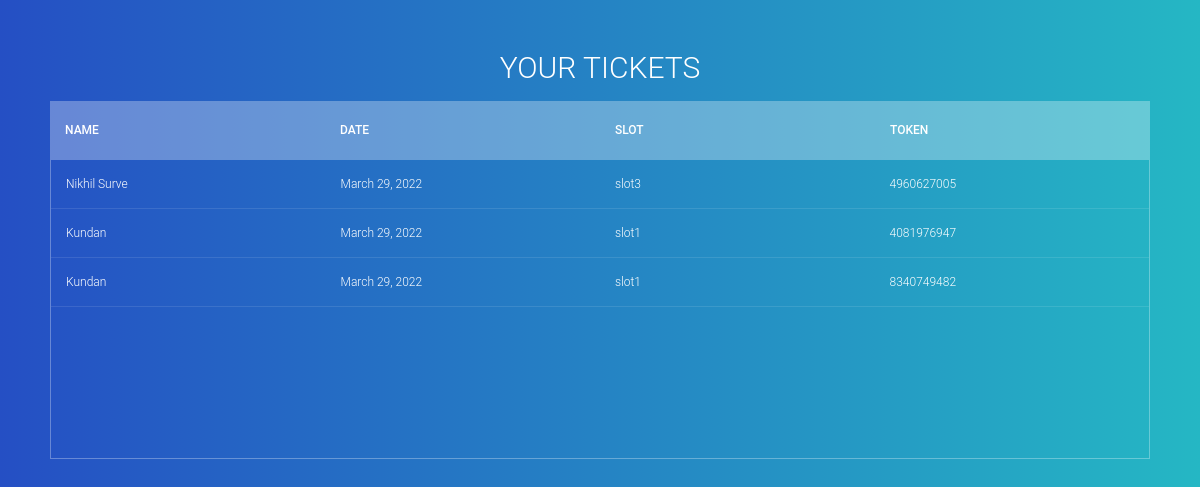
The app's page /slotbooking/bookedticket/ (signed in) with its own data.
### slotbooking/models.py (models this page shows, shortened)
class Slotbooking(models.Model):
  token = models.CharField(unique=True,max_length=36,null=True)
  user = models.CharField(User,max_length=100,null=True,blank=True)
  name = models.CharField(max_length=122)
  email = models.EmailField(max_length=254)
  contact = models.CharField(max_length=50)
  slots = models.CharField(max_length=50)
  date = models.DateField()

### slotbooking/views.py (the view)
# urls.py: path('bookedticket/',views.bookedticket.as_view(),name="bookedticket"),
class bookedticket(ListView):
    model = Slotbooking
    context_object_name = 'tickets'
    def get_context_data(self, **kwargs):
        context = super().get_context_data(**kwargs)
        context['tickets'] = context['tickets'].filter(user=self.request.user)
        return context

### slotbooking/templates/slotbooking/slotbooking_list.html (shortened to what this page needs)
<!DOCTYPE html>
<html lang="en">
<head>
    <link rel="stylesheet" href="https://stackpath.bootstrapcdn.com/bootstrap/4.3.1/css/bootstrap.min.css">
</head>
<body>
<section>
  <h1>Your Tickets</h1>
  <div class="tbl-header">
    <table cellpadding="0" cellspacing="0" border="0">
      <thead>
        <tr>
          <th>Name</th>
          <th>Date</th>
          <th>Slot</th>
          <th>Token</th>
        </tr>
      </thead>
    </table>
  </div>
  <div class="tbl-content">
    <table cellpadding="0" cellspacing="0" border="0">
      <tbody>
      {% for ticket in tickets %}
        <tr>
          <td>{{ticket.name}}</td>
          <td>{{ticket.date}}</td>
          <td>{{ticket.slots}}</td>
          <td>{{ticket.token}}</td>
        </tr>
        {% endfor %}
      </tbody>
    </table>
  </div>
</section>
</body>
</html>

### slotbooking/templates/slotbooking/slotbooking_list.html (style rules this page uses)
h1 { font-size: 30px; color: #fff; text-transform: uppercase; font-weight: 300; text-align: center; margin-bottom: 15px; }
table { width:100%; table-layout: fixed; }
.tbl-header { background-color: rgba(255,255,255,0.3); }
.tbl-content { height:300px; overflow-x:auto; margin-top: 0px; border: 1px solid rgba(255,255,255,0.3); }
th { padding: 20px 15px; text-align: left; font-weight: 500; font-size: 12px; color: #fff; text-transform: uppercase; }
td { padding: 15px; text-align: left; vertical-align:middle; font-weight: 300; font-size: 12px; color: #fff; border-bottom: solid 1px rgba(255,255,255,0.1); }
body { background: -webkit-linear-gradient(left, #c42525, #25b7c4); background: linear-gradient(to right, #254fc4, #25b7c4); font-family: 'Roboto', sans-serif; }
section { margin: 50px; }

### records on screen
Slotbooking: name "Nikhil Surve", date "March 29, 2022", slots "slot3", token "4960627005"
Slotbooking: name "Kundan", date "March 29, 2022", slots "slot1", token "4081976947"
Slotbooking: name "Kundan", date "March 29, 2022", slots "slot1", token "8340749482"
